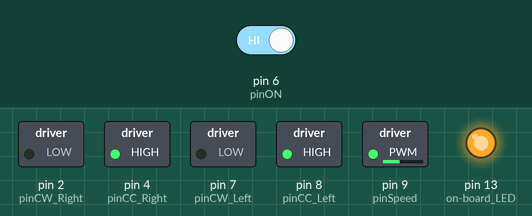
A sketch run on a simulated Arduino Uno, built with avr-gcc and run on an emulated ATmega328P. Shown: switched loads named in the sketch (green lamp = pin HIGH), output pins drawn as LEDs (lit = HIGH). Inputs (shaded band) come from the test bench; at power-on: pin 6 (pinON) HIGH.

Above: at 13.45 s.
14.5 s: pin 6 (pinON) driven LOW
At 20.9 s:
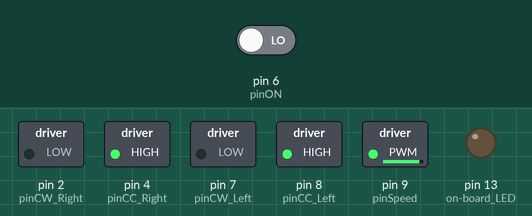
Timing chart, 0 to 22.4 s (numbered marks = the images above; inputs shaded):
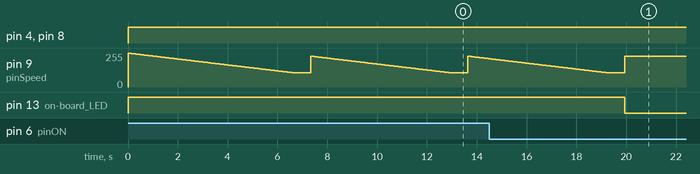

Measured:
- after the input at 14.5 s, pin 9 (pinSpeed): goes on until 19.9 s, then stays 230/255; pin 13 (on-board_LED): HIGH → LOW after 5.4 s
- by itself, pin 9 (pinSpeed): ramps from 253/255 to 106/255 and jumps back, once every 6.3 s

The sketch:

sketch.ino
```cpp
/******************************************************************
*  ECEN2830 motor speed control example (left wheel only)
******************************************************************/

// define pins
const int pinCW_Right = 2;   //
const int pinCC_Right = 4;   //
const int pinON = 6;         // connect pin 6 to ON/OFF switch, active HIGH
const int pinCW_Left = 7;    // connect pin 7 to clock-wise PMOS gate
const int pinCC_Left = 8;    // connect pin 8 to counter-clock-wise PMOS gate
const int pinSpeed = 9; // connect pin 9 to speed reference
int i = 254;

// setup pins and initial values
void setup() {
  pinMode(pinON,INPUT);
  pinMode(pinCW_Right,OUTPUT);
  pinMode(pinCC_Right,OUTPUT);
  pinMode(pinCW_Left,OUTPUT);
  pinMode(pinCC_Left,OUTPUT);
  pinMode(pinSpeed,OUTPUT);
  pinMode(13,OUTPUT);             // on-board LED
  digitalWrite(pinCW_Left,LOW);   // stop clockwise
  digitalWrite(pinCC_Left,LOW);   // stop counter-clockwise
  analogWrite(pinSpeed,i); // set speed reference, duty-cycle =
}

void loop() {
    digitalWrite(13,LOW);                     // turn LED off
    do {} while (digitalRead(pinON) == LOW);  // wait for ON switch

    //  Speed Test
    digitalWrite(13,HIGH);                    //  turn LED on
    digitalWrite(pinCC_Left,HIGH);            // go clockwise
    digitalWrite(pinCC_Right,HIGH);           // go clockwise
    while(i>=106){
      analogWrite(pinSpeed, i);
      delay(45);
      i--;
    }
      while(i<=230){
        analogWrite(pinSpeed, i);
        delay(5);
        i++;
      }
   // digitalWrite(PinCW_Left,LOW);
   // digitalWrite(PinCW_Right,LOW);
    }
```
